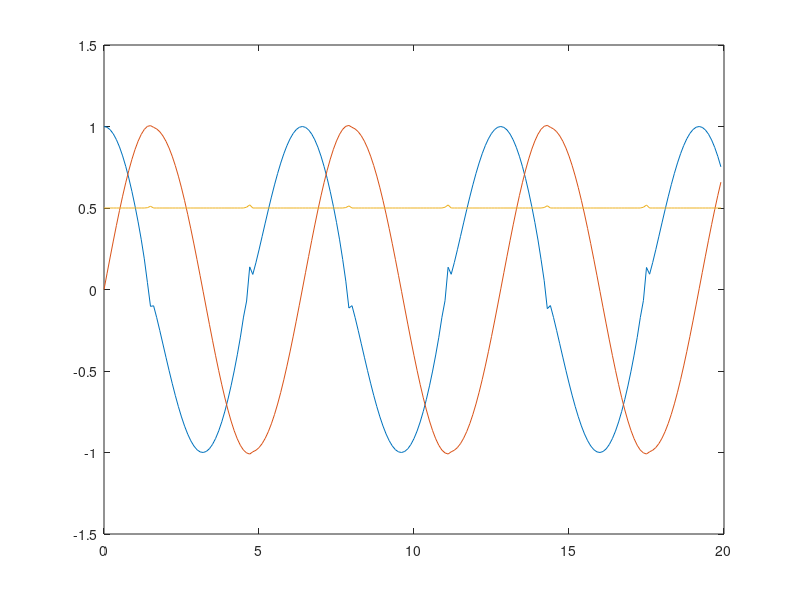

MATLAB code for this plot:
dis=@(v)v;
vel=@(x)-x;
Ener=0.5;
for h=0.1
    n=ceil(20/h);
    arr_vel=zeros(n,1);
    arr_dis=zeros(n,1);
    %initial condition
    arr_vel(1)=1;
    arr_dis(1)=0;
    x=0;
    for i=2:n
        arr_dis(i)=arr_dis(i-1)+h*dis(arr_vel(i-1));
        x=x+h;
        arr_vel(i)=abs(sqrt(2*Ener-(arr_dis(i)^2)))*sign(arr_vel(i-1)-h*arr_dis(i-1));
    end
    a=0:n-1;
    a=a*h;
    plot(a,arr_vel)
    hold on
    plot(a,arr_dis)
    plot(a,1/2*(arr_vel.*arr_vel)+1/2*(arr_dis.*arr_dis))
    hold on
end
